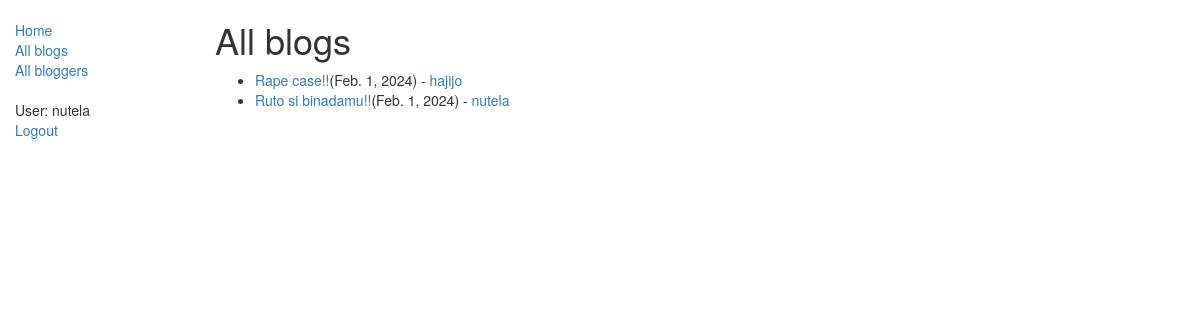
Screenshot of /blogs/ (signed in) with the database file from the repository.
### blog/models.py (models this page shows, shortened)
class BlogPost(models.Model):
    name = models.CharField(max_length=200)
    author = models.ForeignKey(BlogAuthor, on_delete=models.SET_NULL, null=True)
    description = models.TextField(max_length=2000, help_text="Enter your blog text here.")
    post_date = models.DateField(default=date.today)
    class Meta:
        ordering = ["-post_date"]
    def get_absolute_url(self):
        return reverse('blog-detail', args=[str(self.id)])

class BlogAuthor(models.Model):
    user = models.OneToOneField(User, on_delete=models.SET_NULL, null=True)
    bio = models.TextField(max_length=400, help_text="Enter your bio details here.")
    class Meta:
        ordering = ["user","bio"]
    def __str__(self):
        return self.user.username

### blog/views.py (the view)
# urls.py: path('blogs/', views.BlogListView.as_view(), name='blogs'),
class BlogListView(generic.ListView):
    model = BlogPost
    paginate_by = 5

### blog/templates/blog/blogpost_list.html
{% extends "base_generic.html" %}
{% block content %}
    <h1>All blogs</h1>
    {% if blogpost_list %}
        <ul>
            {% for blog in blogpost_list %}
                <li><a href="{{ blog.get_absolute_url }}">{{ blog.name }}</a>({{ blog.post_date}}) - <a href="{% url 'blogs-by-author' blog.author.pk %}">{{ blog.author }}</a></li>
            {% endfor %}
        </ul>
    {% else %}
        <p>There are no blogs.</p>
    {% endif %}
{% endblock %}

### blog/templates/base_generic.html (shortened to what this page needs)
<!DOCTYPE html>
<html lang="en">
<head>
    <link rel="stylesheet" href="https://maxcdn.bootstrapcdn.com/bootstrap/3.3.7/css/bootstrap.min.css">
    {% load static%}
    <link rel="stylesheet" href="{% static 'css/styles.css' %}">
</head>
<body>
    <div class="container-fluid">
        <div class="row">
            <div class="col-sm-2">
                {% block sidebar %}
                    <ul class="sidebar-nav">
                        <li><a href="{% url 'index' %}">Home</a></li>
                        <li><a href="{% url 'blogs' %}">All blogs</a></li>
                        <li><a href="{% url 'bloggers' %}">All bloggers</a></li>
                    </ul>
                    <ul class="sidebar-nav">
                        {% if user.is_authenticated %}
                            <li>User: {{ user.get_username }}</li>
                            <li><a href="{% url 'logout' %}?next={{request.path}}">Logout</a></li>
                        {% else %}
                            <li><a href="{% url 'login' %}?next={{request.path}}"></a></li>
                        {% endif %}
                    </ul>
                {% endblock %}
            </div>
            <div class="col-sm-10">
                {% block content %}{% endblock %}
            </div>
        </div>
    </div>
</body>
</html>

### blog/static/css/styles.css (style rules this page uses)
.sidebar-nav { margin-top: 20px; padding: 0; list-style: none; }

### rows the page displays
BlogPost: name "Rape case!!", post_date "Feb. 1, 2024", author "hajijo"
BlogPost: name "Ruto si binadamu!!", post_date "Feb. 1, 2024", author "nutela"

### other values shown
{{ user.get_username }} "nutela"
